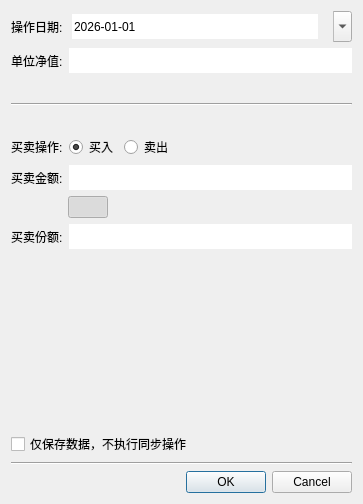
<?xml version="1.0" encoding="UTF-8"?>
<ui version="4.0">
 <class>FundActionDialog</class>
 <widget class="QDialog" name="FundActionDialog">
  <property name="geometry">
   <rect>
    <x>0</x>
    <y>0</y>
    <width>363</width>
    <height>504</height>
   </rect>
  </property>
  <property name="windowTitle">
   <string>基金操作</string>
  </property>
  <layout class="QVBoxLayout" name="verticalLayout">
   <item>
    <layout class="QHBoxLayout" name="horizontalLayout_3">
     <item>
      <widget class="QLabel" name="label">
       <property name="text">
        <string>操作日期:</string>
       </property>
      </widget>
     </item>
     <item>
      <widget class="QDateEdit" name="dateEdit">
       <property name="sizePolicy">
        <sizepolicy hsizetype="Expanding" vsizetype="Preferred">
         <horstretch>0</horstretch>
         <verstretch>0</verstretch>
        </sizepolicy>
       </property>
       <property name="styleSheet">
        <string notr="true">height:25px;padding: 0px 15px 0px 0px;</string>
       </property>
       <property name="frame">
        <bool>false</bool>
       </property>
       <property name="buttonSymbols">
        <enum>QAbstractSpinBox::ButtonSymbols::UpDownArrows</enum>
       </property>
       <property name="currentSection">
        <enum>QDateTimeEdit::Section::YearSection</enum>
       </property>
       <property name="displayFormat">
        <string>yyyy-MM-dd</string>
       </property>
       <property name="calendarPopup">
        <bool>true</bool>
       </property>
       <property name="date">
        <date>
         <year>2026</year>
         <month>1</month>
         <day>1</day>
        </date>
       </property>
      </widget>
     </item>
    </layout>
   </item>
   <item>
    <layout class="QHBoxLayout" name="horizontalLayout_2">
     <item>
      <widget class="QLabel" name="label_2">
       <property name="text">
        <string>单位净值:</string>
       </property>
      </widget>
     </item>
     <item>
      <widget class="QLineEdit" name="netvalueEdit">
       <property name="styleSheet">
        <string notr="true">height:25px;</string>
       </property>
       <property name="frame">
        <bool>false</bool>
       </property>
      </widget>
     </item>
    </layout>
   </item>
   <item>
    <widget class="Line" name="line">
     <property name="minimumSize">
      <size>
       <width>0</width>
       <height>50</height>
      </size>
     </property>
     <property name="styleSheet">
      <string notr="true">margin:50px 0px;</string>
     </property>
     <property name="frameShadow">
      <enum>QFrame::Shadow::Sunken</enum>
     </property>
     <property name="orientation">
      <enum>Qt::Orientation::Horizontal</enum>
     </property>
    </widget>
   </item>
   <item>
    <layout class="QHBoxLayout" name="horizontalLayout_5">
     <item>
      <widget class="QLabel" name="label_3">
       <property name="text">
        <string>买卖操作:</string>
       </property>
      </widget>
     </item>
     <item>
      <layout class="QHBoxLayout" name="horizontalLayout">
       <item>
        <widget class="QRadioButton" name="buyRadioButton">
         <property name="sizePolicy">
          <sizepolicy hsizetype="Expanding" vsizetype="Fixed">
           <horstretch>0</horstretch>
           <verstretch>0</verstretch>
          </sizepolicy>
         </property>
         <property name="text">
          <string>买入</string>
         </property>
         <property name="checked">
          <bool>true</bool>
         </property>
        </widget>
       </item>
       <item>
        <widget class="QRadioButton" name="sellRadioButton">
         <property name="sizePolicy">
          <sizepolicy hsizetype="Expanding" vsizetype="Fixed">
           <horstretch>1</horstretch>
           <verstretch>0</verstretch>
          </sizepolicy>
         </property>
         <property name="text">
          <string>卖出</string>
         </property>
        </widget>
       </item>
      </layout>
     </item>
    </layout>
   </item>
   <item>
    <layout class="QHBoxLayout" name="horizontalLayout_6">
     <item>
      <widget class="QLabel" name="label_4">
       <property name="text">
        <string>买卖金额:</string>
       </property>
      </widget>
     </item>
     <item>
      <widget class="QLineEdit" name="costEdit">
       <property name="styleSheet">
        <string notr="true">height:25px;</string>
       </property>
       <property name="frame">
        <bool>false</bool>
       </property>
      </widget>
     </item>
    </layout>
   </item>
   <item>
    <layout class="QHBoxLayout" name="horizontalLayout_4">
     <item>
      <widget class="QLabel" name="label_6">
       <property name="sizePolicy">
        <sizepolicy hsizetype="Preferred" vsizetype="Preferred">
         <horstretch>0</horstretch>
         <verstretch>0</verstretch>
        </sizepolicy>
       </property>
       <property name="minimumSize">
        <size>
         <width>51</width>
         <height>0</height>
        </size>
       </property>
       <property name="text">
        <string/>
       </property>
      </widget>
     </item>
     <item>
      <widget class="QPushButton" name="linkButton">
       <property name="text">
        <string/>
       </property>
       <property name="icon">
        <iconset theme="QIcon::ThemeIcon::MediaPlaylistShuffle"/>
       </property>
       <property name="checkable">
        <bool>true</bool>
       </property>
       <property name="checked">
        <bool>true</bool>
       </property>
      </widget>
     </item>
     <item>
      <spacer name="horizontalSpacer">
       <property name="orientation">
        <enum>Qt::Orientation::Horizontal</enum>
       </property>
       <property name="sizeHint" stdset="0">
        <size>
         <width>40</width>
         <height>20</height>
        </size>
       </property>
      </spacer>
     </item>
    </layout>
   </item>
   <item>
    <layout class="QHBoxLayout" name="horizontalLayout_7">
     <item>
      <widget class="QLabel" name="label_5">
       <property name="text">
        <string>买卖份额:</string>
       </property>
      </widget>
     </item>
     <item>
      <widget class="QLineEdit" name="shareEdit">
       <property name="styleSheet">
        <string notr="true">height:25px;</string>
       </property>
       <property name="frame">
        <bool>false</bool>
       </property>
      </widget>
     </item>
    </layout>
   </item>
   <item>
    <widget class="QLabel" name="msgLabel">
     <property name="text">
      <string/>
     </property>
    </widget>
   </item>
   <item>
    <spacer name="verticalSpacer">
     <property name="orientation">
      <enum>Qt::Orientation::Vertical</enum>
     </property>
     <property name="sizeHint" stdset="0">
      <size>
       <width>20</width>
       <height>40</height>
      </size>
     </property>
    </spacer>
   </item>
   <item>
    <widget class="QCheckBox" name="saveCheckBox">
     <property name="text">
      <string>仅保存数据，不执行同步操作</string>
     </property>
    </widget>
   </item>
   <item>
    <widget class="Line" name="line_2">
     <property name="orientation">
      <enum>Qt::Orientation::Horizontal</enum>
     </property>
    </widget>
   </item>
   <item>
    <widget class="QDialogButtonBox" name="buttonBox">
     <property name="orientation">
      <enum>Qt::Orientation::Horizontal</enum>
     </property>
     <property name="standardButtons">
      <set>QDialogButtonBox::StandardButton::Cancel|QDialogButtonBox::StandardButton::Ok</set>
     </property>
    </widget>
   </item>
  </layout>
 </widget>
 <resources/>
 <connections>
  <connection>
   <sender>buttonBox</sender>
   <signal>accepted()</signal>
   <receiver>FundActionDialog</receiver>
   <slot>accept()</slot>
   <hints>
    <hint type="sourcelabel">
     <x>257</x>
     <y>494</y>
    </hint>
    <hint type="destinationlabel">
     <x>157</x>
     <y>274</y>
    </hint>
   </hints>
  </connection>
  <connection>
   <sender>buttonBox</sender>
   <signal>rejected()</signal>
   <receiver>FundActionDialog</receiver>
   <slot>reject()</slot>
   <hints>
    <hint type="sourcelabel">
     <x>325</x>
     <y>494</y>
    </hint>
    <hint type="destinationlabel">
     <x>286</x>
     <y>274</y>
    </hint>
   </hints>
  </connection>
  <connection>
   <sender>dateEdit</sender>
   <signal>dateChanged(QDate)</signal>
   <receiver>FundActionDialog</receiver>
   <slot>onDateChanged(QDate)</slot>
   <hints>
    <hint type="sourcelabel">
     <x>209</x>
     <y>36</y>
    </hint>
    <hint type="destinationlabel">
     <x>362</x>
     <y>381</y>
    </hint>
   </hints>
  </connection>
  <connection>
   <sender>costEdit</sender>
   <signal>editingFinished()</signal>
   <receiver>FundActionDialog</receiver>
   <slot>onCostEditingFinished()</slot>
   <hints>
    <hint type="sourcelabel">
     <x>269</x>
     <y>177</y>
    </hint>
    <hint type="destinationlabel">
     <x>599</x>
     <y>311</y>
    </hint>
   </hints>
  </connection>
  <connection>
   <sender>shareEdit</sender>
   <signal>editingFinished()</signal>
   <receiver>FundActionDialog</receiver>
   <slot>onShareEditingFinished()</slot>
   <hints>
    <hint type="sourcelabel">
     <x>129</x>
     <y>247</y>
    </hint>
    <hint type="destinationlabel">
     <x>668</x>
     <y>411</y>
    </hint>
   </hints>
  </connection>
 </connections>
 <slots>
  <slot>onDateChanged(QDate)</slot>
  <slot>onLinkButtonClicked()</slot>
  <slot>onCostEditingFinished()</slot>
  <slot>onShareEditingFinished()</slot>
 </slots>
</ui>
